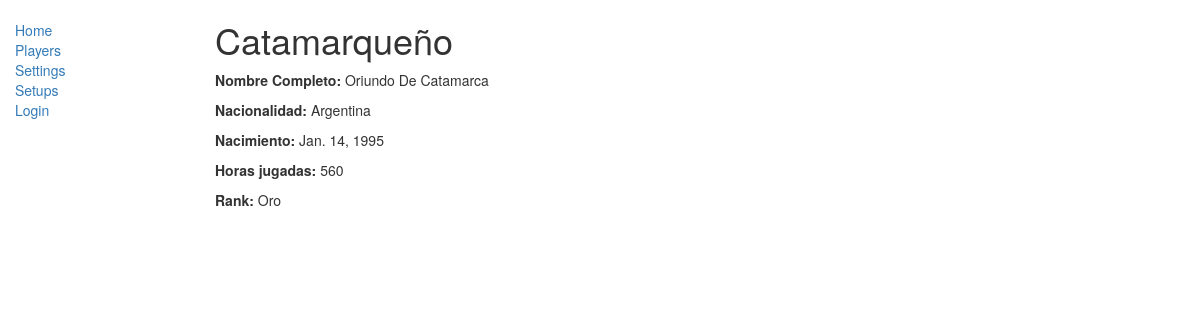
The page /players/player/0460843d-035b-4c3d-b0c6-869d305b6907/ on the database as committed earlier.
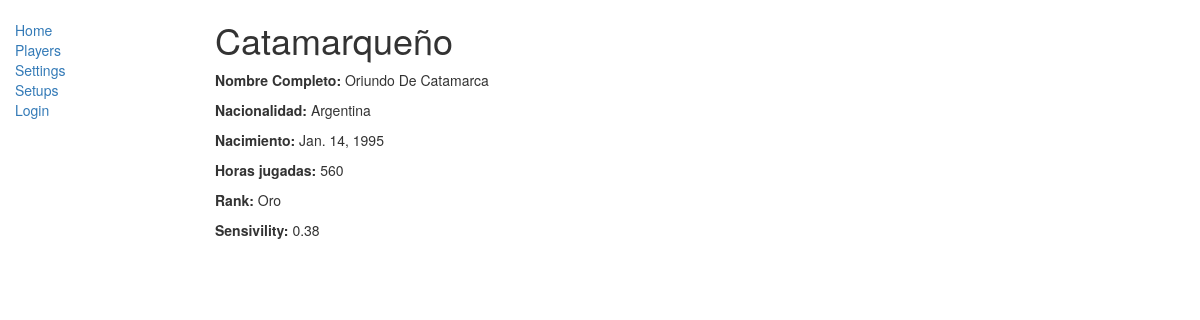
The same page on the database as committed later.
### players/models.py (models this page shows, shortened)
class Person(models.Model):
    id= models.UUIDField(primary_key=True, default=uuid.uuid4, help_text='Unique ID for this person')
    fullname= models.CharField(max_length=30, help_text="Enter a player fullname")
    birthday= models.DateField  (null=True, blank=True)
    country= models.ForeignKey('Country', on_delete=models.SET_NULL, null=True)

class Player(Person):
    nick = models.CharField(max_length=25, help_text="Enter a player nick")
    played_hours = models.IntegerField()
    rank = models.ForeignKey('Rank', on_delete=models.SET_NULL, blank= True, null=True)
    agents = models.ManyToManyField('Agent',help_text="Enter a agents", blank=True)
    sensivility = models.FloatField(help_text="Enter a sens number",blank= True,null=True)
    dpi = models.IntegerField(help_text="Enter a dpi number",blank= True, null=True)
    monitor = models.CharField(max_length=50, help_text="Enter a monitor name",blank= True, null=True)
    mouse = models.CharField(max_length=50, help_text="Enter a mouse name",blank= True, null=True)
    mousepad = models.CharField(max_length=50, help_text="Enter a mousepad name",blank= True, null=True)
    keyboard = models.CharField(max_length=50, help_text="Enter a keyboard name",blank= True, null=True)
    headset = models.CharField(max_length=50, help_text="Enter a headset name",blank= True, null=True)

class Person(models.Model):
    id= models.UUIDField(primary_key=True, default=uuid.uuid4, help_text='Unique ID for this person')
    fullname= models.CharField(max_length=30, help_text="Enter a player fullname")
    birthday= models.DateField  (null=True, blank=True)
    country= models.ForeignKey('Country', on_delete=models.SET_NULL, null=True)

class Country(models.Model):
    id= models.UUIDField(primary_key=True, default=uuid.uuid4, help_text='Unique ID for this country')
    name = models.CharField(max_length=200,help_text="Enter a country name")
    def __str__(self):
        return self.name

class Rank(models.Model):
    id = models.UUIDField(primary_key=True, default=uuid.uuid4, help_text='Unique ID for this rank')
    name = models.CharField(max_length=20, help_text="Enter a rank name")
    def __str__(self):
        return self.name

### players/views.py (the view)
# urls.py: url(r'^player/(?P<pk>[0-9A-Za-z-]+)/$', views.PlayerDetailView.as_view(), name='player-detail'),
class PlayerDetailView(generic.DetailView):
    model = Player

### players/templates/players/player_detail.html (shortened to what this page needs)
{% extends "base_generic.html" %}
{% block content %}
<h1>{{ player.nick }}</h1>
<p><strong> Nombre Completo:  </strong> {{player.fullname }}</p>
<p><strong> Nacionalidad:  </strong>{{ player.country }}</p>
<p><strong> Nacimiento:  </strong>{{ player.birthday }}</p>
<p><strong> Horas jugadas:  </strong>{{ player.played_hours }}</p>
<p><strong> Rank:  </strong>{{ player.rank }}</p>
{% if not player.sensivility is None %}
	<p><strong> Sensivility:  </strong>{{player.sensivility}}</p>
{% endif %}
{% endblock %}

### players/templates/base_generic.html (shortened to what this page needs)
<!DOCTYPE html>
<html lang="en">
<head>
  <link rel="stylesheet" href="https://maxcdn.bootstrapcdn.com/bootstrap/3.3.7/css/bootstrap.min.css">
  {% load static %}
  <link rel="stylesheet" href="{% static 'css/styles.css' %}">
</head>
<body>
  <div class="container-fluid">
    <div class="row">
      <div class="col-sm-2">
      {% block sidebar %}
      <ul class="sidebar-nav">
          <li><a href="{% url 'index' %}">Home</a></li>
	  <li><a href="{% url 'players' %}">Players</a></li>
	  <li><a href="">Settings</a></li>
          <li><a href="">Setups</a></li>
   {% if user.is_authenticated %}
     <li>User: {{ user.get_username }}</li>
     <li><a href="{% url 'logout'%}?next={{request.path}}">Logout</a></li>
   {% else %}
     <li><a href="{% url 'login'%}?next={{request.path}}">Login</a></li>
   {% endif %}
  </ul>
     {% endblock %}
      </div>
      <div class="col-sm-10 ">
      {% block content %}{% endblock %}
      </div>
    </div>
  </div>
</body>
</html>

### players/static/css/styles.css (style rules this page uses)
.sidebar-nav { margin-top: 20px; padding: 0; list-style: none; }

Rows that differ between the two databases and show on the page:
changed Player "Catamarqueño": sensivility (not shown) → "0.38"
Other text that changed with them:
text now shown: "Sensivility:"
